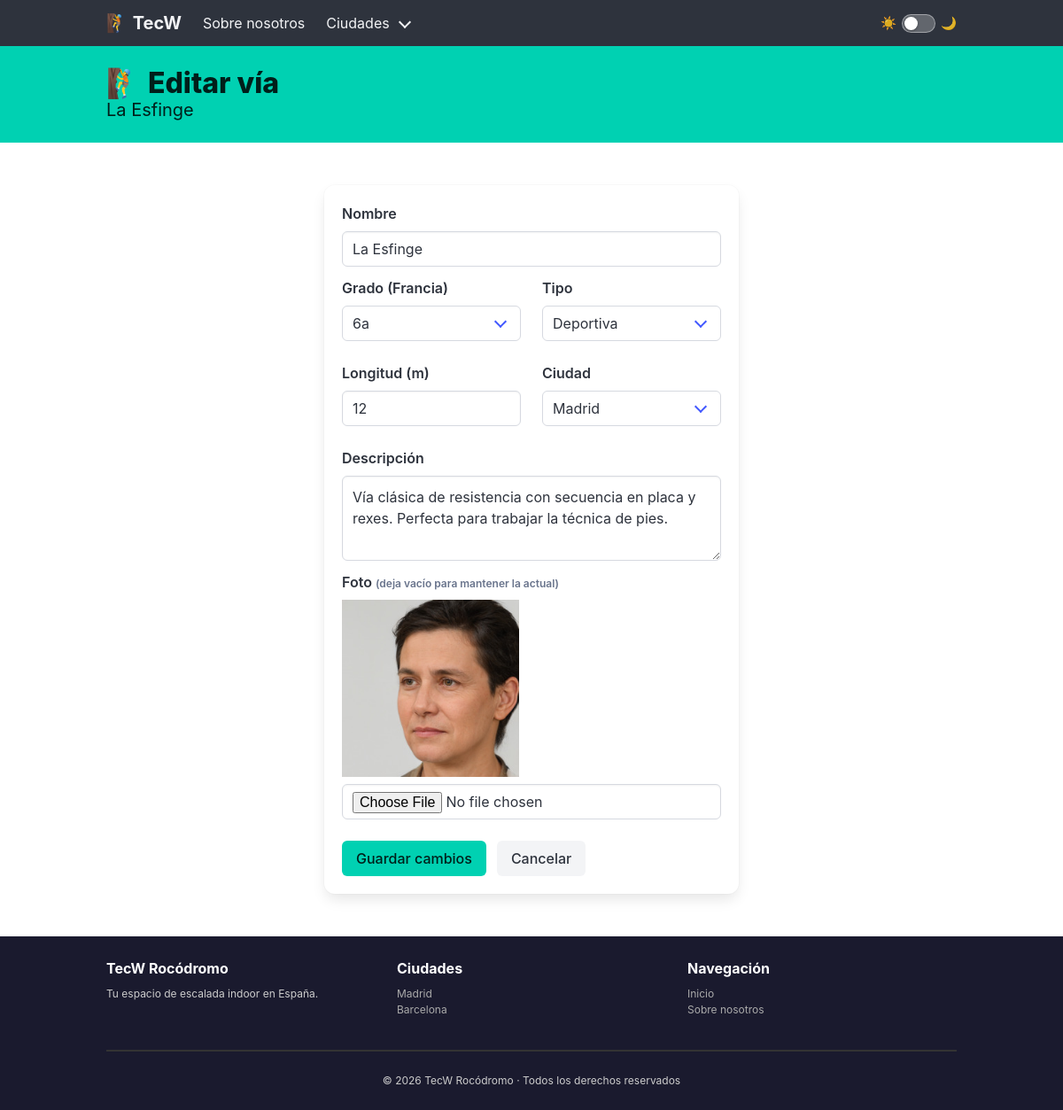
Screenshot of /ways/1/edit with the database file from the repository.
### tecw_02_flask/app/models/ways.py (models this page shows, shortened)
class Way(db.Model):
    __tablename__ = "ways"
    id          = db.Column(db.Integer, primary_key=True)
    name        = db.Column(db.String(100), nullable=False)
    grade       = db.Column(db.String(10), nullable=False)   # Escala francesa: 6a, 7b+, etc.
    type        = db.Column(db.String(20), nullable=False)   # Deportiva / Top-rope / Boulder
    length      = db.Column(db.Integer, nullable=False)      # metros
    city        = db.Column(db.String(50), nullable=False)   # madrid / barcelona
    active      = db.Column(db.Boolean, default=True)
    picture     = db.Column(db.String(200), nullable=True)
    description = db.Column(db.Text, nullable=True)

### tecw_02_flask/app/blueprints/ways.py (the view)
@way_bp.route('/<int:way_id>/edit', methods=['GET'])
@load_way
def edit_way(way):
    return render_template('ways/way_edit.html', way=way)

### tecw_02_flask/app/app.py (called while the page is built)
@app.before_request
def before_request():
    log = f"Request: {request.method} {request.path}"
    logging.debug(log)

### tecw_02_flask/app/blueprints/ways.py (called while the page is built)
@way_bp.after_request
def add_total_ways_header(response):
    response.headers['X-Total-Ways'] = Way.query.count()
    return response

def load_way(f):
    @wraps(f)
    def decorated_function(*args, **kwargs):
        way_id = kwargs.pop('way_id', None)  # extrae y elimina way_id de kwargs
        if way_id is not None:
            way = Way.query.get(way_id)
            if way is None:
                abort(404)
            kwargs['way'] = way
        return f(*args, **kwargs)
    return decorated_function

### tecw_02_flask/app/templates/ways/way_edit.html (shortened to what this page needs)
{% extends 'common/layouts/main_layout.html' %}
{% block content %}
<section class="hero is-primary is-small">
    <div class="hero-body">
        <div class="container">
            <p class="title">🧗 Editar vía</p>
            <p class="subtitle">{{ way.name }}</p>
        </div>
    </div>
</section>
<section class="section">
    <div class="container">
        <div class="columns is-centered">
            <div class="column is-6">
                <div class="box">
                    <form action="/ways/{{ way.id }}/edit" method="POST" enctype="multipart/form-data">
                        <div class="field">
                            <label class="label">Nombre</label>
                            <div class="control">
                                <input class="input" type="text" name="name" value="{{ way.name }}" required>
                            </div>
                        </div>
                        <div class="columns">
                            <div class="column">
                                <div class="field">
                                    <label class="label">Grado (Francia)</label>
                                    <div class="control">
                                        <div class="select is-fullwidth">
                                            <select name="grade" required>
                                                {% for g in ['4','5a','5b','5c','6a','6a+','6b','6b+','6c','6c+','7a','7a+','7b','7b+','7c','7c+','8a'] %}
                                                <option {% if way.grade == g %}selected{% endif %}>{{ g }}</option>
                                                {% endfor %}
                                            </select>
                                        </div>
                                    </div>
                                </div>
                            </div>
                            <div class="column">
                                <div class="field">
                                    <label class="label">Tipo</label>
                                    <div class="control">
                                        <div class="select is-fullwidth">
                                            <select name="type" required>
                                                {% for t in ['Deportiva', 'Top-rope', 'Boulder'] %}
                                                <option {% if way.type == t %}selected{% endif %}>{{ t }}</option>
                                                {% endfor %}
                                            </select>
                                        </div>
                                    </div>
                                </div>
                            </div>
                        </div>
                        <div class="columns">
                            <div class="column">
                                <div class="field">
                                    <label class="label">Longitud (m)</label>
                                    <div class="control">
                                        <input class="input" type="number" name="length" value="{{ way.length }}" min="1" max="30" required>
                                    </div>
                                </div>
                            </div>
                            <div class="column">
                                <div class="field">
                                    <label class="label">Ciudad</label>
                                    <div class="control">
                                        <div class="select is-fullwidth">
                                            <select name="city" required>
                                                <option value="madrid" {% if way.city == 'madrid' %}selected{% endif %}>Madrid</option>
                                            </select>
                                        </div>
                                    </div>
                                </div>
                            </div>
                        </div>
                        <div class="field">
                            <label class="label">Descripción</label>
                            <div class="control">
                                <textarea class="textarea" name="description" rows="3" required>{{ way.description }}</textarea>
                            </div>
                        </div>
                        <div class="field">
                            <label class="label">Foto <span class="has-text-grey is-size-7">(deja vacío para mantener la actual)</span></label>
                            {% if way.picture %}
                            <figure class="image mb-2" style="max-width: 200px;">
                                <img src="/images/{{ way.picture }}" alt="{{ way.name }}">
                            </figure>
                            {% endif %}
                            <div class="control">
                                <input class="input" type="file" name="picture" accept="image/*">
                            </div>
                        </div>
                        <div class="field is-grouped mt-5">
                            <div class="control">
                                <button class="button is-primary" type="submit">Guardar cambios</button>
                            </div>
                            <div class="control">
                                <a class="button is-light" href="/ways/{{ way.id }}">Cancelar</a>
                            </div>
                        </div>
                    </form>
                </div>
            </div>
        </div>
    </div>
</section>
{% endblock %}

### tecw_02_flask/app/public/stylesheets/main.css (style rules this page uses)
:root { --bg: #ffffff; --bg-alt: #f5f5f5; --bg-card: #ffffff; --bg-card-head: #fafafa; --text: #363636; --text-muted: #6b6b6b; --border: #dbdbdb; --hr: #dbdbdb; --notif-plain-bg: #f0f0f0; --notif-plain-text: #363636; --notif-info-bg: #ebf5fb; --notif-info-text: #1b4f72; --notif-ok-bg: #eafaf1; --notif-ok-text: #145a32; --table-stripe: #fafafa; --footer-bg: #1a1a2e; --footer-text: #cccccc; --footer-link: #aaaaaa; --switch-track: rgba(255, 255, 255, 0.25); --switch-border: rgba(255, 255, 255, 0.4); }
html { scroll-behavior: smooth; }
body { background-color: var(--bg); color: var(--text); transition: background-color 0.2s, color 0.2s; }

### rows the page displays
Way: name "La Esfinge", grade "6a", type "Deportiva", length "12", city "Madrid", description "Vía clásica de resistencia con secuencia en placa y rexes. Perfecta para trabajar la técnica de pies.", picture (picture)
